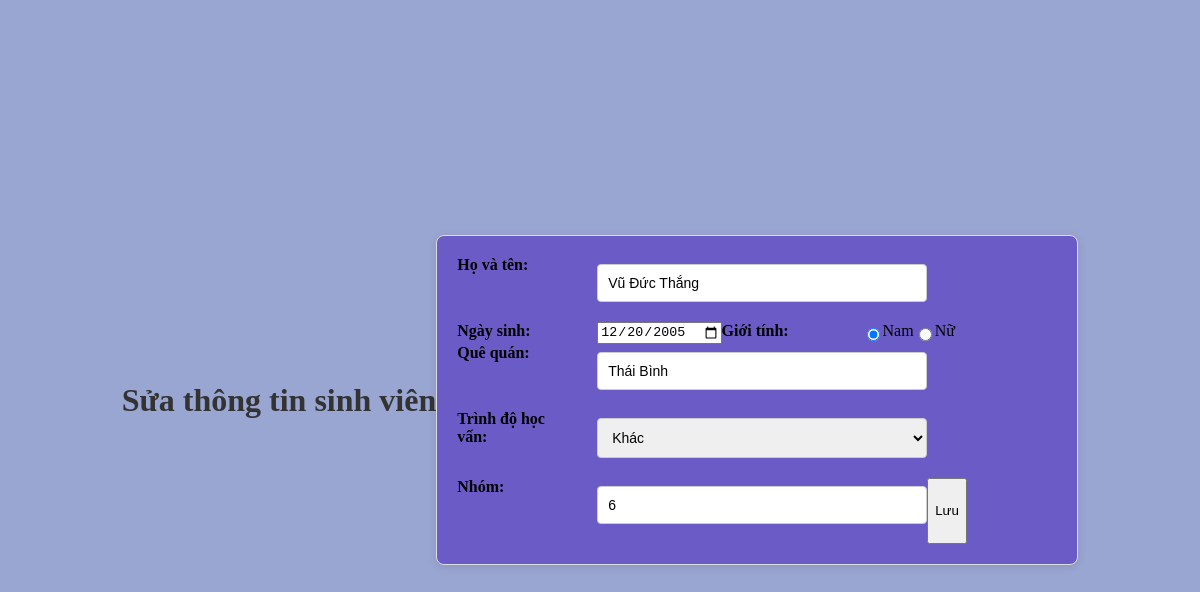
The app's page /chinhsua.php?id=4 with its own data.
### tables this page shows
CREATE TABLE `table_students` (
  `id` int(50) NOT NULL,
  `fullname` varchar(250) NOT NULL,
  `dob` date NOT NULL,
  `gender` int(10) NOT NULL,
  `hometown` varchar(250) NOT NULL,
  `level` int(10) NOT NULL,
  `group_id` int(10) NOT NULL
);

### chinhsua.php (the view, shortened to what this page needs)
<?php
include 'connect.php';
$id = $_GET['id'];
$sql = "SELECT * FROM table_students WHERE id = $id";
$result = $conn->query($sql);
if ($result->num_rows > 0) {
    $student = $result->fetch_assoc();
} else {
    echo "Không tìm thấy sinh viên!";
    exit;
}
?>
<!DOCTYPE html>
<html>
<head>
   <link rel="stylesheet" href="chinhsua.css">
</head>
<body>
    <h1>Sửa thông tin sinh viên</h1>
    <form method="POST">
        <label>Họ và tên:</label>
        <input type="text" name="fullname" value="<?= $student['fullname'] ?>" required><br>
        <label>Ngày sinh:</label>
        <input type="date" name="dob" value="<?= date('Y-m-d', strtotime($student['dob'])) ?>" required><br>
        <label>Giới tính:</label>
        <input type="radio" name="gender" value="1" <?= $student['gender'] == 1 ? 'checked' : '' ?>> Nam
        <input type="radio" name="gender" value="0" <?= $student['gender'] == 0 ? 'checked' : '' ?>> Nữ<br>
        <label>Quê quán:</label>
        <input type="text" name="hometown" value="<?= $student['hometown'] ?>" required><br>
        <label>Trình độ học vấn:</label>
        <select name="level" required>
            <option value="3" <?= $student['level'] == 3 ? 'selected' : '' ?>>Khác</option>
        </select><br>
        <label>Nhóm:</label>
        <input type="number" name="group_id" value="<?= $student['group_id'] ?>" required><br>
        <button type="submit">Lưu</button>
    </form>
</body>
</html>

### chinhsua.css (style rules this page uses)
body { font-family:Georgia, 'Times New Roman', Times, serif; margin: 0; padding: 0; background-color: rgb(154, 166, 210); display: flex; justify-content: center; align-items: center; height: 100vh; }
form { background-color: #6b5bc6; border: 1px solid #ddd; padding: 20px; border-radius: 8px; width: 600px; box-shadow: 0 2px 10px rgba(0, 0, 0, 0.1); display: flex; flex-wrap: wrap; }
h1 { text-align:center; color: #333; margin-bottom: 20px; }
label { width: 20%; margin-right: 20px; font-weight: bold; }
input[type="text"], input[type="datetime-local"], input[type="number"], select { width: 55%; padding: 10px; margin: 8px 0 20px 0; border: 1px solid #ccc; border-radius: 4px; font-size: 14px; box-sizing: border-box; }

### records on screen
table_students: fullname "Vũ Đức Thắng", dob "12/20/2005", gender "☑", hometown "Thái Bình", level "Khác", group_id "6"
